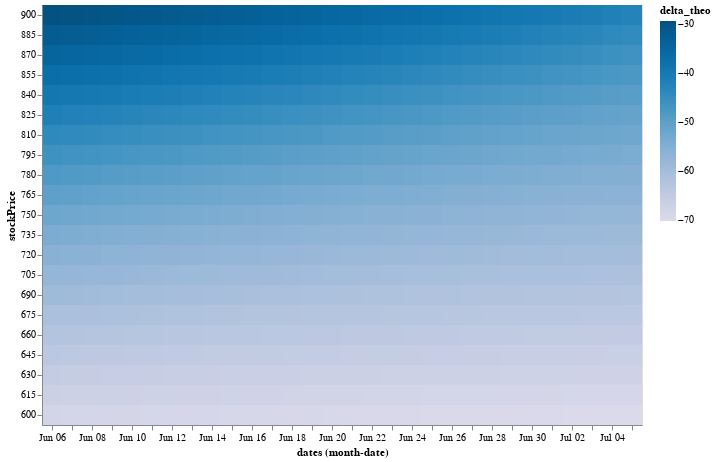

Write notebook code for a chart like this one.
### Code cell
# Greeks Table Vis

import random

# https://altair-viz.github.io/gallery/binned_heatmap.html
days = 7

n = 2

options = df.sample(n)

options['Num'] = options.apply(lambda df:[-1,1][random.randrange(2)],axis=1)

# secondsToExpiration = (option.expirationDate / 1000 - int(date.strftime('%s')))
lastprice = 750

priceRange = linear_price_range(lastprice,stepNum=20,percent=0.2)

def Greek_Table_Vis(options,priceRange,days=30,greek='delta'):
    """
    Visualize future options greeks in {days} days
    options: dateframe
    days: positive integer
    priceRange: list of prices
    greek: greek name to visualize, 'delta','theta','gamma'
    """

    dateRange = [1000*int((dt.date.today()+dt.timedelta(days=i)).strftime('%s')) for i in range(days)]


    df_greeksTable = option_stockprice_dates_DF(priceRange,dateRange,options)


    def calculateGreeks(options):
        for greek in ['delta','theta','gamma']:
            options['{}_theo'.format(greek)] = options.apply(lambda df: df.Num*greeks_theo(greek,df.putCall,df.stockPrice,df.strikePrice,daysLeft(df.expirationDate,dt.datetime.fromtimestamp(df.dates/1000)),df.volatility),axis=1)

    calculateGreeks(df_greeksTable)

    GreeksDF = df_greeksTable[['stockPrice','delta_theo','theta_theo','gamma_theo','dates']].groupby(['stockPrice','dates']).sum().reset_index()


    # https://altair-viz.github.io/user_guide/times_and_dates.html 
    # https://altair-viz.github.io/user_guide/transform/timeunit.html#user-guide-timeunit-transform


    a = alt.Chart(GreeksDF).mark_rect().encode(
        alt.X('monthdate(dates):O'),
        alt.Y('stockPrice:O',scale=alt.Scale(zero=False),sort='descending'),
        alt.Color('{}_theo:Q'.format(greek), scale=alt.Scale(scheme='purpleblue')),
        tooltip=['dates:T','stockPrice','delta_theo','theta_theo','gamma_theo','dates']
    )
    return a
# alt.Chart(df_greeksTable).mark_point
# ().encode(
#     alt.X('dates:T',axis=alt.Axis(format='%m/%d',labelAngle=-45,title='date')),
#     alt.Y('stockPrice:N'))


print(options)
Greek_Table_Vis(options,priceRange,days=30)

### Figure 1 — Vega-Lite specification as saved in the notebook (floating-point values rounded to 4 significant figures; data arrays with more than 128 entries replaced by an {"elided": "..."} marker saying what was removed)
{"config": {"view": {"continuousWidth": 400, "continuousHeight": 300}}, "data": {"name": "data-f7a032989457f43e510bb88ced10072e"}, "mark": "rect", "encoding": {"color": {"field": "delta_theo", "scale": {"scheme": "purpleblue"}, "type": "quantitative"}, "tooltip": [{"field": "dates", "type": "temporal"}, {"field": "stockPrice", "type": "quantitative"}, {"field": "delta_theo", "type": "quantitative"}, {"field": "theta_theo", "type": "quantitative"}, {"field": "gamma_theo", "type": "quantitative"}, {"field": "dates", "type": "quantitative"}], "x": {"field": "dates", "timeUnit": "monthdate", "type": "ordinal"}, "y": {"field": "stockPrice", "scale": {"zero": false}, "sort": "descending", "type": "ordinal"}}, "$schema": "https://vega.github.io/schema/vega-lite/v4.17.0.json", "datasets": {"data-f7a032989457f43e510bb88ced10072e": {"elided": "630 records"}}}
